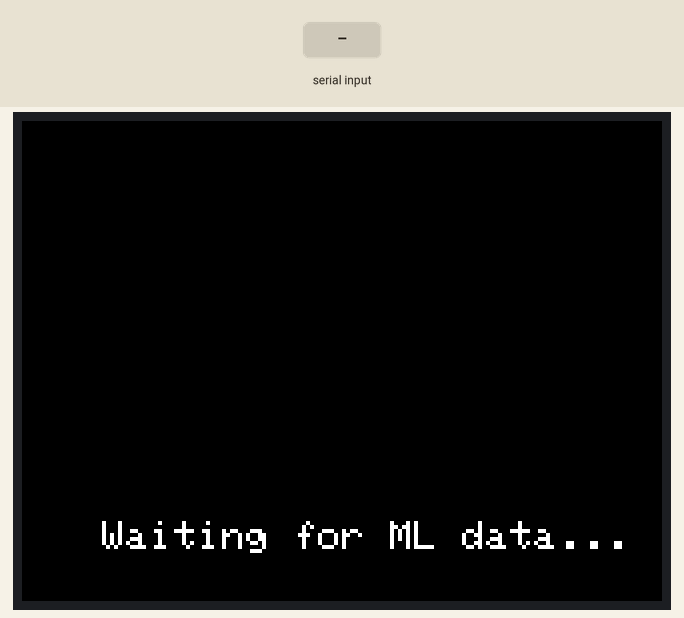
Bench run of a sketch on a simulated Arduino Uno, built with avr-gcc and run on an emulated ATmega328P. On the bench: 320×240 colour display. The inputs (shaded band) are chosen by the test bench.

Above: at 1.4 s.
1.5 s: "90,45\n" received over Serial
At 2.7 s:
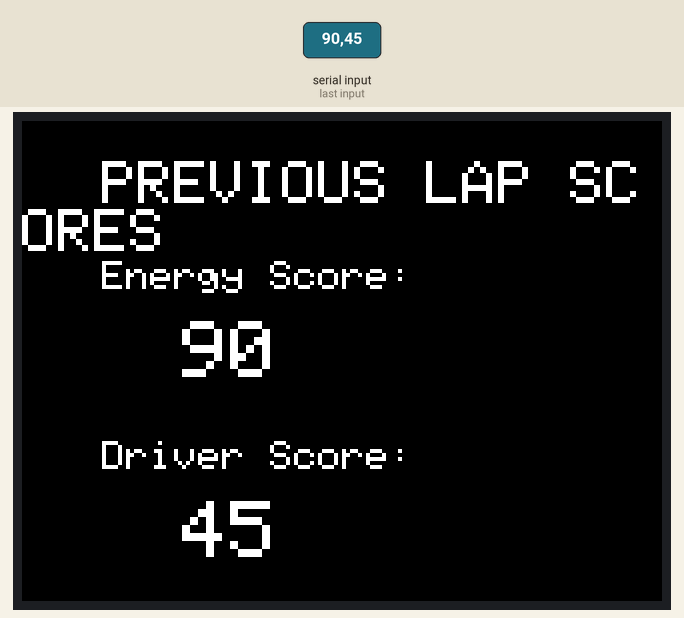
3.0 s: "30,150\n" received over Serial
At 3.9 s:
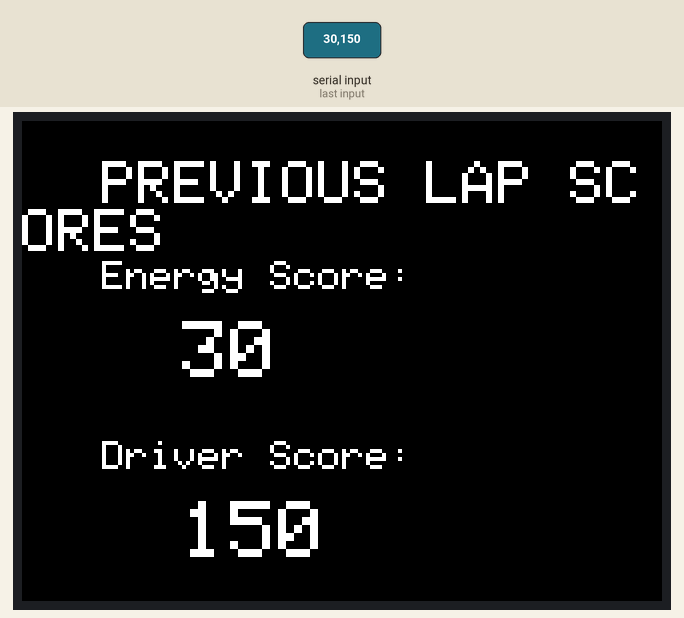
4.5 s: "90,45\n" received over Serial
At 5.0 s:
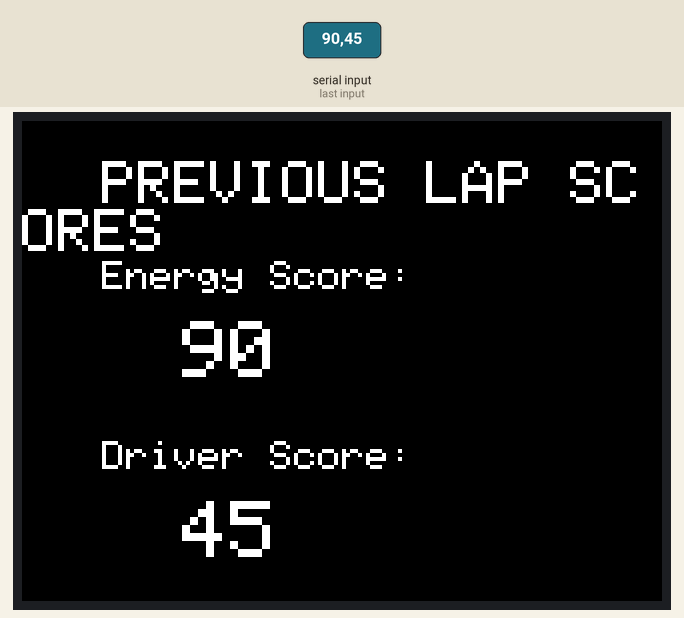
Timing chart, 0 to 7.5 s (numbered marks = the images above; inputs shaded):
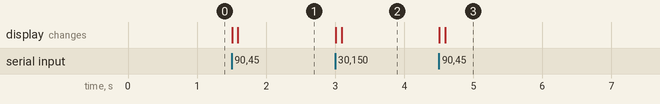

The sketch:

sketch_A.ino
```cpp
#include <Adafruit_GFX.h>
#include <MCUFRIEND_kbv.h>

MCUFRIEND_kbv tft;

int energyScore = 0;
int driverScore = 0;

void setup() {
  Serial.begin(9600);

  uint16_t id = tft.readID();
  tft.begin(id);
  tft.setRotation(1);

  tft.fillScreen(0x0000);
  tft.setTextColor(0xFFFF);
  tft.setTextSize(2);
  tft.setCursor(40, 200);
  tft.print("Waiting for ML data...");
}

void loop() {

  if (Serial.available()) {
    String data = Serial.readStringUntil('\n');
    int commaIndex = data.indexOf(',');

    if (commaIndex > 0) {
      energyScore = data.substring(0, commaIndex).toInt();
      driverScore = data.substring(commaIndex + 1).toInt();
      drawScreen();
    }
  }
}

void drawScreen() {

  tft.fillScreen(0x0000);

  tft.setTextColor(0xFFFF);
  tft.setTextSize(3);
  tft.setCursor(40, 20);
  tft.print("PREVIOUS LAP SCORES");

  tft.setTextSize(2);
  tft.setCursor(40, 70);
  tft.print("Energy Score:");

  tft.setTextSize(4);
  tft.setCursor(80, 100);
  tft.print(energyScore);

  tft.setTextSize(2);
  tft.setCursor(40, 160);
  tft.print("Driver Score:");

  tft.setTextSize(4);
  tft.setCursor(80, 190);
  tft.print(driverScore);

  tft.setTextSize(2);
  tft.setCursor(40, 250);

  if (energyScore >= 80) {
    tft.setTextColor(0x07E0);
    tft.print("Full Performance Mode");
  }
  else if (energyScore >= 60) {
    tft.setTextColor(0xFFE0);
    tft.print("Mild Restriction");
  }
  else if (energyScore >= 40) {
    tft.setTextColor(0xFD20);
    tft.print("Energy Protection Mode");
  }
  else {
    tft.setTextColor(0xF800);
    tft.print("Critical Energy Mode");
  }

  tft.setTextColor(0xFFFF);
  tft.setCursor(40, 300);

  if (driverScore >= 90) {
    tft.print("Push Hard on Straights");
  }
  else if (driverScore >= 75) {
    tft.print("Increase Exit Speed");
  }
  else if (driverScore >= 50) {
    tft.print("Improve Corner Flow");
  }
  else if (driverScore >= 30) {
    tft.print("Reduce Steering Corrections");
  }
  else {
    tft.print("Try smoother Inputs & Control");
  }
}
```

Measured:
- after the input at 1.5 s, the display: first changes at once (image 1 shows a later state)
- after the input at 3.0 s, the display: first changes at once (image 2 shows a later state)
- after the input at 4.5 s, the display: first changes at once (image 3 shows a later state)
